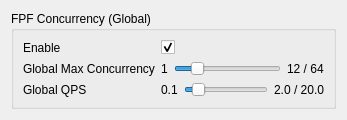
<?xml version="1.0" encoding="UTF-8"?>
<ui version="4.0">
 <class>FPFConcurrencySection</class>
 <widget class="QWidget" name="FPFConcurrencySection">
  <property name="windowTitle">
   <string>FPF Concurrency</string>
  </property>
  <layout class="QVBoxLayout" name="verticalLayoutRoot">
   <item>
    <widget class="QGroupBox" name="groupFPFConcurrency">
     <property name="title">
      <string>FPF Concurrency (Global)</string>
     </property>
     <property name="checkable">
      <bool>false</bool>
     </property>
     <layout class="QFormLayout" name="formLayoutGlobal">
      <item row="0" column="0">
       <widget class="QLabel" name="labelEnable">
        <property name="text">
         <string>Enable</string>
        </property>
        <property name="toolTip">
         <string>Enable or disable concurrency controls at runtime.</string>
        </property>
       </widget>
      </item>
      <item row="0" column="1">
       <widget class="QCheckBox" name="checkConcurrencyEnabled">
        <property name="toolTip">
         <string>When checked, concurrency limits are enforced.</string>
        </property>
        <property name="checked">
         <bool>true</bool>
        </property>
       </widget>
      </item>

      <item row="1" column="0">
       <widget class="QLabel" name="labelGlobalMax">
        <property name="text">
         <string>Global Max Concurrency</string>
        </property>
        <property name="toolTip">
         <string>Upper bound on total concurrent tasks across all providers.</string>
        </property>
       </widget>
      </item>
      <item row="1" column="1">
       <layout class="QHBoxLayout" name="layoutGlobalMaxConcurrency">
        <item>
         <widget class="QLabel" name="labelGlobalMaxConcurrencyMin">
          <property name="text">
           <string>1</string>
          </property>
         </widget>
        </item>
        <item>
         <widget class="QSlider" name="sliderGlobalMaxConcurrency">
          <property name="orientation">
           <enum>Qt::Horizontal</enum>
          </property>
          <property name="minimum">
           <number>1</number>
          </property>
          <property name="maximum">
           <number>64</number>
          </property>
          <property name="value">
           <number>12</number>
          </property>
          <property name="toolTip">
           <string>Total number of concurrent FPF operations allowed globally.</string>
          </property>
         </widget>
        </item>
        <item>
         <widget class="QLabel" name="labelGlobalMaxConcurrencyMax">
          <property name="text">
           <string>12 / 64</string>
          </property>
         </widget>
        </item>
       </layout>
      </item>

      <item row="2" column="0">
       <widget class="QLabel" name="labelGlobalQps">
        <property name="text">
         <string>Global QPS</string>
        </property>
        <property name="toolTip">
         <string>Global queries per second. All runs are staggered by at least 1/QPS seconds; burst is disabled.</string>
        </property>
       </widget>
      </item>
      <item row="2" column="1">
       <layout class="QHBoxLayout" name="layoutGlobalQPS">
        <item>
         <widget class="QLabel" name="labelGlobalQPSMin">
          <property name="text">
           <string>0.1</string>
          </property>
         </widget>
        </item>
        <item>
         <widget class="QSlider" name="sliderGlobalQPS">
          <property name="orientation">
           <enum>Qt::Horizontal</enum>
          </property>
          <property name="minimum">
           <number>1</number>
          </property>
          <property name="maximum">
           <number>200</number>
          </property>
          <property name="value">
           <number>20</number>
          </property>
          <property name="toolTip">
           <string>Global rate (queries per second). Slider value / 10.0 = QPS (e.g., 20 => 2.0 QPS).</string>
          </property>
         </widget>
        </item>
        <item>
         <widget class="QLabel" name="labelGlobalQPSMax">
          <property name="text">
           <string>2.0 / 20.0</string>
          </property>
         </widget>
        </item>
       </layout>
      </item>
     </layout>
    </widget>
   </item>
  </layout>
 </widget>
 <resources/>
 <connections/>
</ui>
